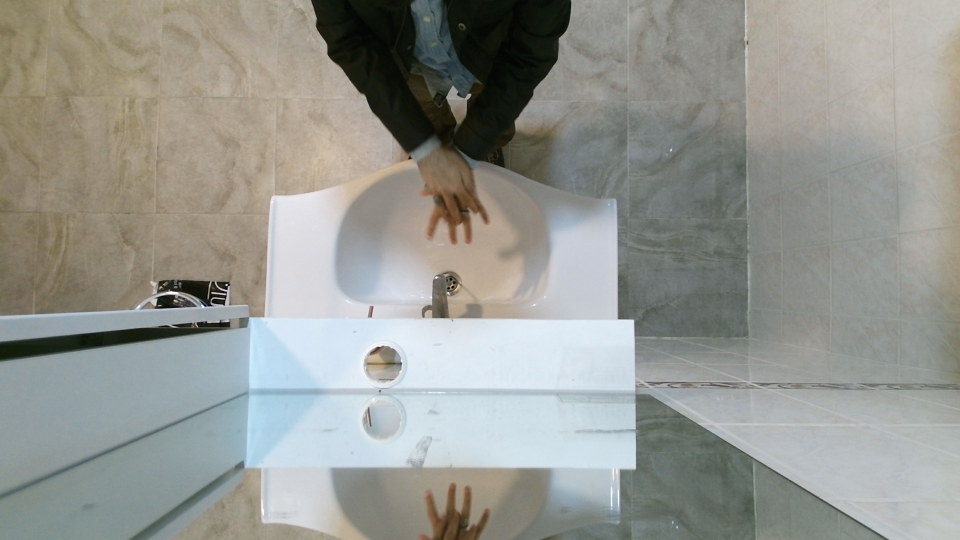
#> input picture test data/rgb/0-1.png, 960 x 540 px, found by its file name; its folder holds only this picture in this run
$ python ready_for_training-seg.py
#> lines starting #> are read from the running program, lines starting #| are printed output that depends on the picture
import os
import cv2
import numpy as np
import time
import sys
#import shutil
#import pybboxes as pbx

session = ["normal", "soap"]
originpath = "../dataset/"
chars = ["char1", "char2", "char3", "char4"]
W, H = 960, 540

for char in chars:

    current_path = originpath + char + "/"

    for i in range (1, 9):

        for b in range (1, 5):

            for s in session:

                current_path = originpath + char + "/" + str(i) + "/" + s + "/b" + str(b)
                segmented_folder = current_path + "/segmented/"
                current_path = current_path + "/rgb/"

                # for x in os.listdir(current_path):
                    # if ".txt" in x:
                        # os.remove(current_path + x)


                for img in os.listdir(current_path):

                    if ".png" in img:
                        print(current_path + img)

                        read_img = cv2.imread(current_path + img)
#> read_img is the input picture: shape (540, 960, 3); mean B, G, R 145.2, 150.9, 149.3
                        read_segmented = cv2.imread(segmented_folder + img)
                        read_segmented = cv2.cvtColor(read_segmented, cv2.COLOR_BGR2GRAY)
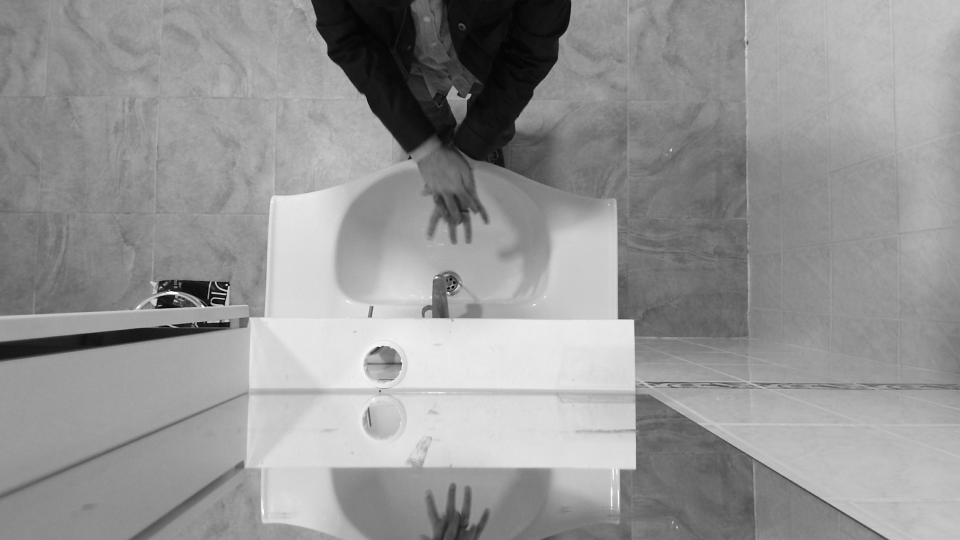
#> read_segmented: shape (540, 960); min 0, max 254, mean 149.8
                        contours, hierarchy  = cv2.findContours(read_segmented, cv2.RETR_EXTERNAL, cv2.CHAIN_APPROX_SIMPLE)
#> contours = [[[0, 0], [0, 539], [959, 539], [959, 0]]]

                        cnt = contours[0]
#> cnt = [[0, 0], [0, 539], [959, 539], [959, 0]]

                        try:
                            if len(cnt) >= 3:
                                file = open(current_path + img[0:-4] + ".txt", "w")
                                file.write(str(i - 1) + " ")
                                for point in cnt:
                                    file.write(str(point[0][0]/W) + " ")
                                    file.write(str(point[0][1]/H) + " ")
#> this loop made 4 passes
                                file.close()
                        except Exception as e:
                            print(e)
